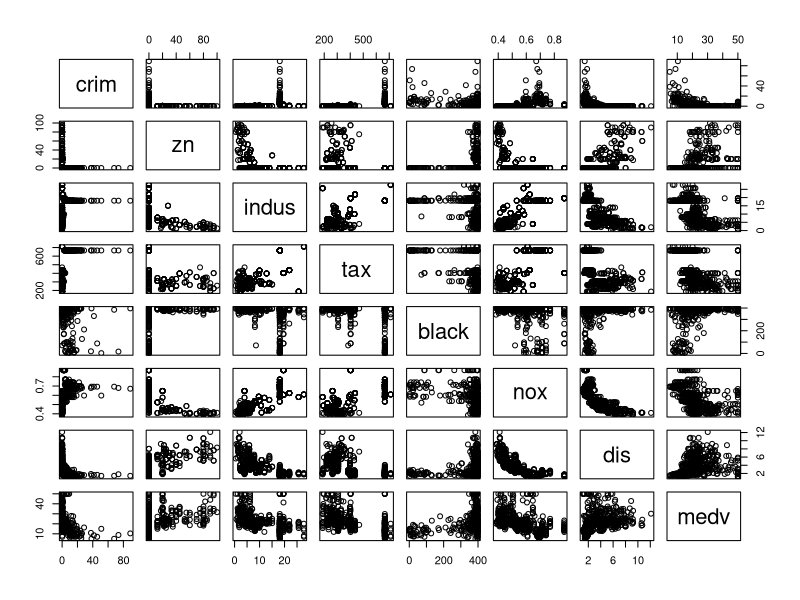

Write R code to recreate this figure.
# #10. This exercise involves the Boston housing data set.
# (a) To begin, load in the Boston data set. The Boston data set is
# part of the MASS library in R.
# > library (MASS)
# Now the data set is contained in the object Boston.
# > Boston
# Read about the data set:
#   > ?Boston
# How many rows are in this data set? How many columns? What
# do the rows and columns represent?
#   (b) Make some pairwise scatterplots of the predictors (columns) in
# this data set. Describe your findings.
# (c) Are any of the predictors associated with per capita crime rate?
#   If so, explain the relationship.
# (d) Do any of the suburbs of Boston appear to have particularly
# high crime rates? Tax rates? Pupil-teacher ratios? Comment on
# the range of each predictor.
# (e) How many of the suburbs in this data set bound the Charles
# river?
# (f) What is the median pupil-teacher ratio among the towns in this
# data set?
#   (g) Which suburb of Boston has lowest median value of owneroccupied
# homes? What are the values of the other predictors
# for that suburb, and how do those values compare to the overall
# ranges for those predictors? Comment on your findings.
# (h) In this data set, how many of the suburbs average more than
# seven rooms per dwelling? More than eight rooms per dwelling?
#   Comment on the suburbs that average more than eight rooms
# per dwelling.
library (MASS)
# ? Boston
summary(Boston)
#rows_indata=nrow(Boston)
#print('Number of rows in Boston: ')
#print(rows_indata)
#-----------------------------------------------------Part A---------------------------------------------------------------#
?Boston #help shows number of rows and columns and their description
dim(Boston) #output shows 506 rows and 14 columns

#---------------------------------------------------Part b------------------------------------------------------------------------------#
# Make some pairwise scatterplots of the predictors (columns) in this data set. Describe your findings
#pairs(Boston)  uninterpretable
pairs(~crim++zn+indus+tax+black+nox+dis+tax+medv, data=Boston)


#observations-
#crim seems to have a negative trend with dis and medv as we can plot a negative exponential kind of curve scatter plot
#nox seems to have a negative trend with dis as we can plot a negative exponential kind of curve in their scatter plot
#dis also seems to have a negative trend with nox and a positive trend with medv 
#unable to see a trend with tax
#medv has a positive trend with dis and negative trend with nox
#medv has a positive trend with black
#indus and a negative trend with dis and medv
#zn has a positive trend with dis and medv maybe

#---------------------------------------------------Part c------------------------------------------------------------------------------#
#to find predictors we have to find the correlation coefficient
cor(Boston$crim,Boston$zn)
cor(Boston$crim,Boston$indus)
cor(Boston$crim,Boston$chas)
cor(Boston$crim,Boston$nox)
cor(Boston$crim,Boston$rm)
cor(Boston$crim,Boston$age)
cor(Boston$crim,Boston$dis)
cor(Boston$crim,Boston$rad)
cor(Boston$crim,Boston$tax)
cor(Boston$crim,Boston$ptratio)
cor(Boston$crim,Boston$black)
cor(Boston$crim,Boston$lstat)
cor(Boston$crim,Boston$medv)
# criM has a negative  relationship with zn, rm,  medv, dis, black.
#crim has a positive  relationship with indus, nox, rad, tax, ptratio, lstat, age.

#---------------------------------------------------Part d------------------------------------------------------------------------------#
#High crime rate= crime rate >95% of suburbs which is 2 std dev from the mean

nrow(Boston[which(Boston$crim > mean(Boston$crim) + 2*sd(Boston$crim)),])
#there are 16 suburbs with particularly high crime rates
range(Boston$crim)
#Crime ranges from as close to 0 to 89, a very wide range         
mean(Boston$crim)
#mean crime rate is 3.613
sd(Boston$crim)
#std dev of crime rate is 8.6, that means some suburbs have extremely high crime rates as the range goes upto 89!


nrow(Boston[which(Boston$tax > mean(Boston$tax) + 2*sd(Boston$tax)),])
#there are 0 suburbs with particularly high tax rates
nrow(Boston[which(Boston$tax > mean(Boston$tax) + sd(Boston$tax)),])
#there are 137 suburbs with tax rates higher than 1 std dev
range(Boston$tax)
#tax ranges from as close to 187 to 711, this is also a very wide range        
mean(Boston$tax)
#mean tax rate is 408.23
sd(Boston$tax)
#std dev of tax rate is 168, that means some suburbs have extremely high tax rates.





nrow(Boston[which(Boston$ptratio > mean(Boston$ptratio) + 2*sd(Boston$ptratio)),])
#there are 0 suburbs with particularly high ptratio
nrow(Boston[which(Boston$ptratio > mean(Boston$ptratio) + sd(Boston$ptratio)),])
#56 suburbs have mean ptratio> 1 std dev.  
range(Boston$ptratio)
#ptratio ranges from as close to 12.6 to 22, the range is very narrow     
mean(Boston$ptratio)
#mean ptratio rate is 18
sd(Boston$ptratio)
#std dev of ptratio rate is 2.16


#---------------------------------------------------Part e------------------------------------------------------------------------------#

sum(Boston$chas==1)
#35 suburbs bound the Charles river

#---------------------------------------------------Part f------------------------------------------------------------------------------#


median(Boston$ptratio)
#the median pupil to teacher ratio is 19.05

#---------------------------------------------------Part g------------------------------------------------------------------------------#

#which(Boston$age == min(Boston$age))
which(Boston$medv == min(Boston$medv))

#there are 2 suburbs 399 and 406 that have the lowest median property values

range(Boston$crim) 
range(Boston$zn) 
range(Boston$indus) 
range(Boston$chas) 
range(Boston$nox) 
range(Boston$rm) 
range(Boston$age) 
range(Boston$dis) # 
range(Boston$rad) # 
range(Boston$tax) #
range(Boston$ptratio) #
range(Boston$lstat) #
range(Boston$medv) #

mean(Boston$crim)
mean(Boston$zn)
mean(Boston$indus)
mean(Boston$chas)
mean(Boston$nox)
mean(Boston$rm)
mean(Boston$age)
mean(Boston$dis)
mean(Boston$rad)
mean(Boston$tax)
mean(Boston$ptratio)
mean(Boston$lstat)
mean(Boston$medv)


sd(Boston$crim)
sd(Boston$zn)
sd(Boston$indus)
sd(Boston$chas)
sd(Boston$nox)
sd(Boston$rm)
sd(Boston$age)
sd(Boston$dis)
sd(Boston$rad)
sd(Boston$tax)
sd(Boston$ptratio)
sd(Boston$lstat)
sd(Boston$medv)

# Values of other predictors for suburb 399
Boston[399,]
#high crime rate 
#lowest zn
#proportion of non-retail business acres per tow is average  
#not bound to charles river
#nox very close to average
#a little less than mean rm
#proportion of owner-occupied units built prior to 1940 higher than mean age
#higher lstat(percentage of lower status of population) than average of all
#lowest median value of owner-occupied homes in $1000s.


# Values of other predictors for suburb 406
Boston[406,]
#crim rate higher than the other suburb.
#lowest zn
#proportion of non-retail business acres per tow is average  
#not bound to charles river
#nox very close to average
#a little less than mean rm
#proportion of owner-occupied units built prior to 1940 higher than mean age
#higher lstat(percentage of lower status of population) than average of all
#lowest median value of owner-occupied homes in $1000

#parameters for both these suburbs are more or less similar


#---------------------------------------------------Part h------------------------------------------------------------------------------#

length(which(Boston$rm > 7))
#there are 64 suburbs with average more than 7 number of rooms per dwelling.

length(which(Boston$rm > 8))
#there are 13 suburbs with average more than 7 number of rooms per dwelling.

summary(Boston)
summary(subset(Boston,Boston$rm > 8))
#very less crime rate crim, lstat and higher medv than average.
